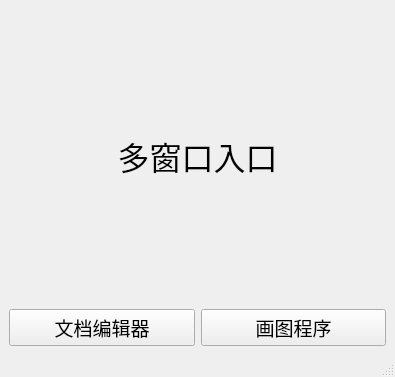
<?xml version="1.0" encoding="UTF-8"?>
<ui version="4.0">
 <class>MainWindow</class>
 <widget class="QMainWindow" name="MainWindow">
  <property name="geometry">
   <rect>
    <x>0</x>
    <y>0</y>
    <width>395</width>
    <height>377</height>
   </rect>
  </property>
  <property name="windowTitle">
   <string>MainWindow</string>
  </property>
  <property name="layoutDirection">
   <enum>Qt::LeftToRight</enum>
  </property>
  <widget class="QWidget" name="centralwidget">
   <layout class="QGridLayout" name="gridLayout_2">
    <item row="0" column="0">
     <layout class="QGridLayout" name="gridLayout">
      <item row="0" column="0">
       <widget class="QLabel" name="label">
        <property name="enabled">
         <bool>true</bool>
        </property>
        <property name="font">
         <font>
          <family>AcadEref</family>
          <pointsize>24</pointsize>
         </font>
        </property>
        <property name="layoutDirection">
         <enum>Qt::RightToLeft</enum>
        </property>
        <property name="text">
         <string>多窗口入口</string>
        </property>
        <property name="alignment">
         <set>Qt::AlignCenter</set>
        </property>
       </widget>
      </item>
      <item row="1" column="0">
       <layout class="QHBoxLayout" name="horizontalLayout">
        <item>
         <widget class="QPushButton" name="pushButton">
          <property name="font">
           <font>
            <pointsize>14</pointsize>
           </font>
          </property>
          <property name="layoutDirection">
           <enum>Qt::LeftToRight</enum>
          </property>
          <property name="text">
           <string>文档编辑器</string>
          </property>
         </widget>
        </item>
        <item>
         <widget class="QPushButton" name="pushButton_2">
          <property name="font">
           <font>
            <family>AcadEref</family>
            <pointsize>14</pointsize>
           </font>
          </property>
          <property name="layoutDirection">
           <enum>Qt::LeftToRight</enum>
          </property>
          <property name="text">
           <string>画图程序</string>
          </property>
         </widget>
        </item>
       </layout>
      </item>
     </layout>
    </item>
   </layout>
  </widget>
  <widget class="QMenuBar" name="menubar">
   <property name="geometry">
    <rect>
     <x>0</x>
     <y>0</y>
     <width>395</width>
     <height>23</height>
    </rect>
   </property>
  </widget>
  <widget class="QStatusBar" name="statusbar"/>
 </widget>
 <tabstops>
  <tabstop>pushButton</tabstop>
  <tabstop>pushButton_2</tabstop>
 </tabstops>
 <resources/>
 <connections/>
</ui>
